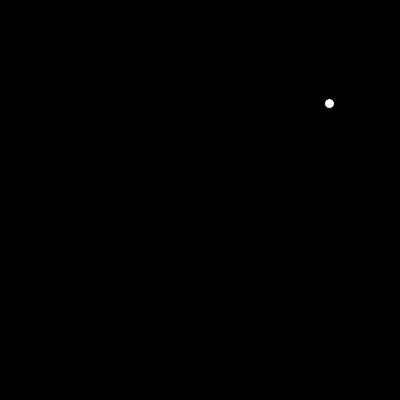
Frame 1 (no input)
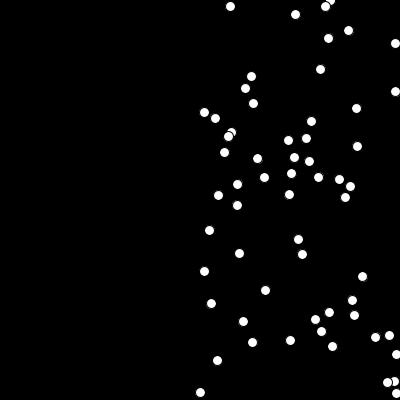
Frame 60 (the mouse pressed at the canvas centre just before this capture)
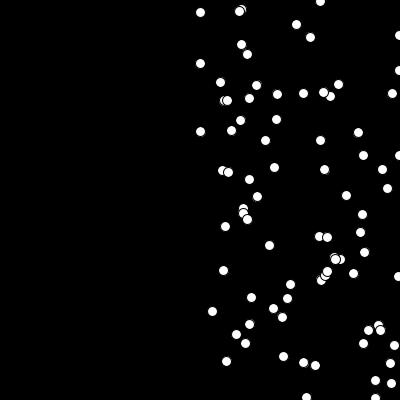
Frame 120 (the mouse held since frame 60 and released just before this capture)

The Processing sketch that drew these frames (run headless with seeded random() and noise(); from frame 60 on, the mouse is pressed at the canvas centre):

// Processing sketch: lots_of_circles
// ── lots_of_circles.pde
float numCircles = 1;
float dir = 1;

void setup() {
  size(400, 400);
}

void draw() {
  // Erase everything
  background(0);
  print("NEW FRAME " + frameCount + " \t");

  // Set up a counter
  // Start it out at zero
  // Count up one-by-one to whatever the numCircles is this frame
  for (int i = 0; i < numCircles; i++) {
    // If the counter is still less than numCircles, draw a 10-pixel ellipse
    // in some random location on the right-half of the window
    ellipse(random(width/2, width), random(height), 10, 10);
  }

  // Change the number of circles
  numCircles += dir; // numSpeed

  // If the number of circles is greater than 100 or less than O, "turn around"
  if (numCircles > 100 || numCircles < 0) {
    dir *= -1;
  }

  println("NUM CIRCLES: " + numCircles);
}
